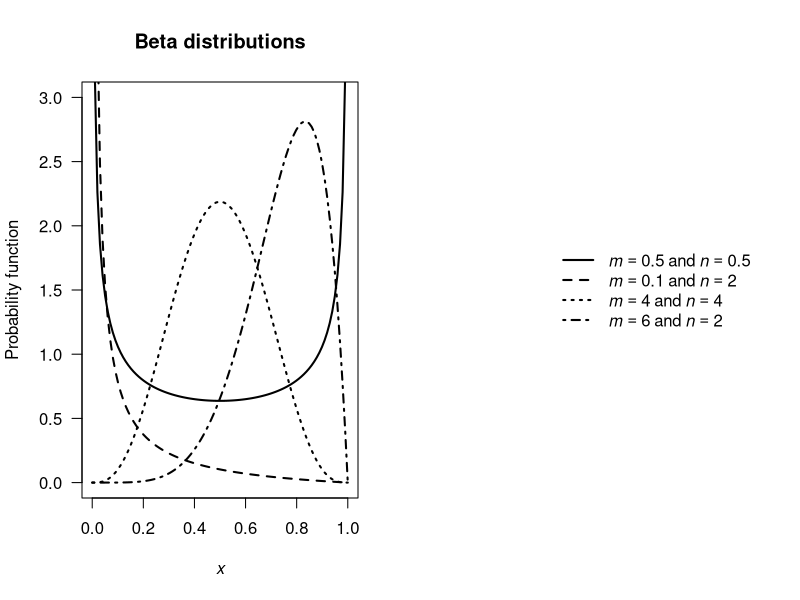

This figure's R source:
## ---- chunk 1
par(mfrow = c(1, 2))



###  Setup  ###

x <- seq(0, 1, 
         length = 100)

m <- c(0.5, 0.1, 4, 6)
n <- c(0.5, 2, 4, 2)


###  Plots  ###
plot( x = x,
      y = dbeta(x = x,
                shape1 = m[1],
                shape2 = n[1]),
      xlab = expression(italic(x)),
      ylab = "Probability function",
      lwd = 2,
      type = "l",
      las = 1,
      ylim = c(0, 3),
      main = "Beta distributions")
lines( x = x,
       y = dbeta(x = x,
                 shape1 = m[2],
                 shape2 = n[2]),
       lwd = 2,
       lty = 2)
lines( x = x,
       y = dbeta(x = x,
                 shape1 = m[3],
                 shape2 = n[3]),
       lwd = 2,
       lty = 3)
lines( x = x,
       y = dbeta(x = x,
                 shape1 = m[4],
                 shape2 = n[4]),
       lwd = 2,
       lty = 4)

###  Now have a panel just for the legend  ###
plot( x = c(1, 5),
      y = c(1, 5),
      axes = FALSE,
      xlab = "",
      ylab = "",
      type = "n")

legend("right",
       lty = 1:4,
       lwd = 2,
       bty = "n",
       legend = c( bquote(italic(m)== .(m[1])~and~italic(n)==.(n[1])),
                   bquote(italic(m)== .(m[2])~and~italic(n)==.(n[2])),
                   bquote(italic(m)== .(m[3])~and~italic(n)==.(n[3])),
                   bquote(italic(m)== .(m[4])~and~italic(n)==.(n[4])) )
)
